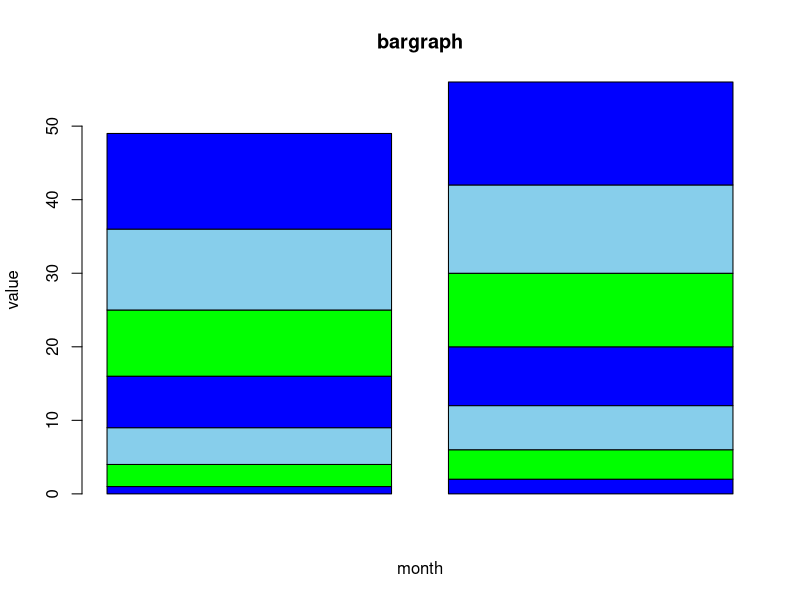

Recreate this plot in R.
v<-matrix(c(1,2,3,4,5,6,7,8,9,10,11,12,13,14),nrow=7,ncol=2,byrow=TRUE)
h<-c("jan","feb","mar","apr","may","jun")
colors<-c("blue","green","skyblue")
barplot(v,xlab="month",ylab="value",main="bargraph",col=colors)
